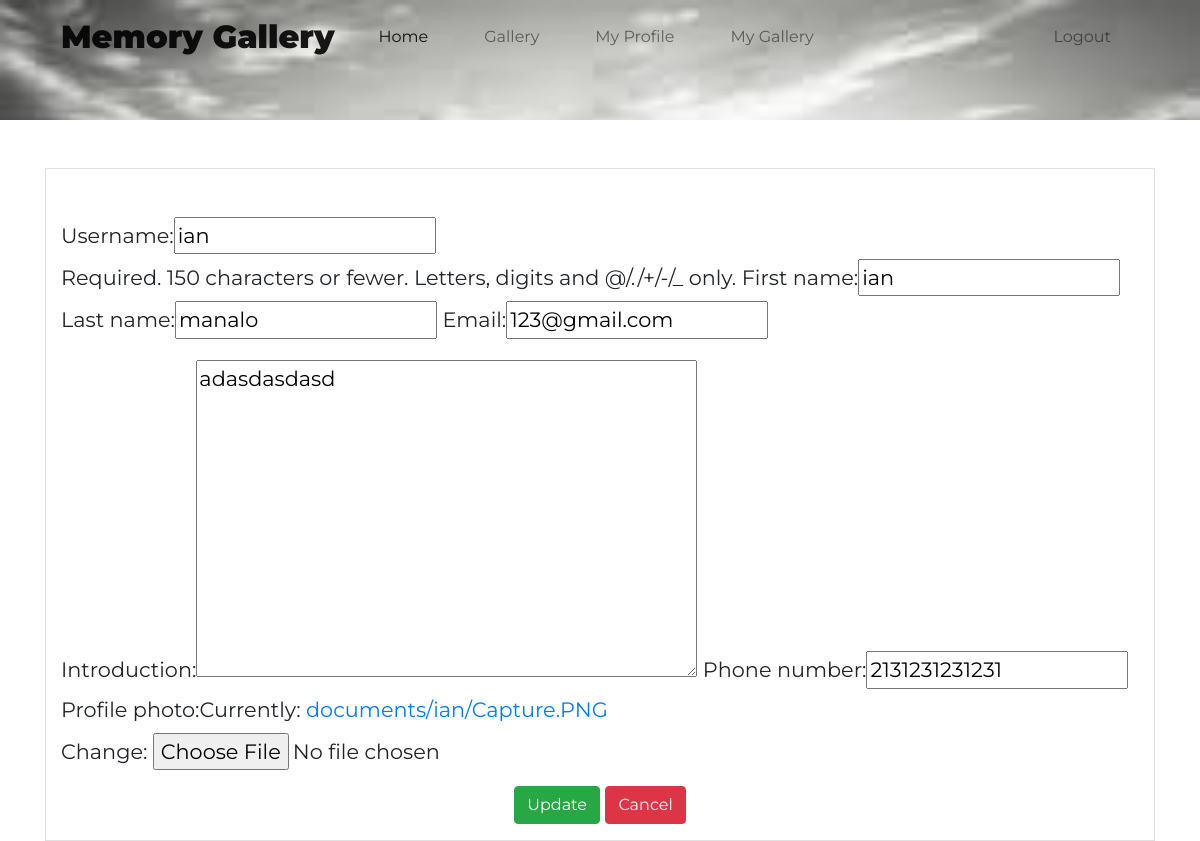
The app's page /myprofile/updateprofile/ (signed in), older data.
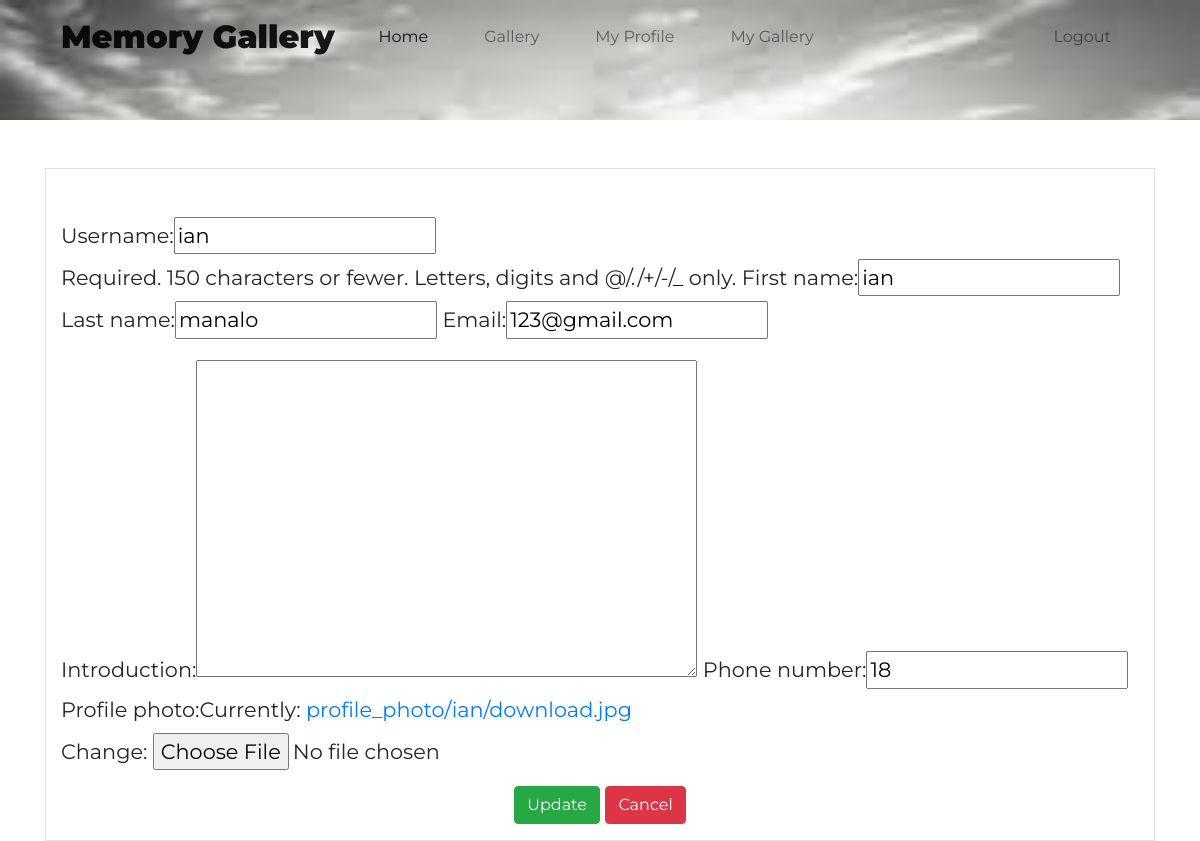
The same page, newer data.
### management/models.py (models this page shows, shortened)
class Profile(models.Model):
    user = models.OneToOneField(User,
                                on_delete=models.CASCADE
                                )
    introduction = models.TextField(blank=True, null=True)
    phone_number = models.IntegerField(blank=True, null=True)
    profile_photo = models.ImageField(upload_to=get_upload_path, default="default.jpg")

### management/views.py (the view)
# urls.py: path('myprofile/updateprofile/', views.updateprofile, name='updateprofile'),
@login_required
def updateprofile(request):
    if request.method == "POST":
        u_form = UserEditForm(request.POST, instance=request.user)
        p_form = ProfileEditForm(request.POST, request.FILES, instance=request.user.profile)
        if u_form.is_valid() and p_form.is_valid():
            u_form.save()
            p_form.save()
            message = messages.success(request, f'Succesfully updated your profile')
            return redirect('management:myprofile')
    else:
        u_form = UserEditForm(instance=request.user)
        p_form = ProfileEditForm(instance=request.user.profile)
        context = {'u_form': u_form, 'p_form': p_form}
    return render(request, 'management/updateprofile.html', context)

### management/forms.py
class UserEditForm(forms.ModelForm):
    email = forms.EmailField()
    class Meta:
        model = User
        fields = [
            'username',
            'first_name',
            'last_name',
            'email',
        ]

class ProfileEditForm(forms.ModelForm):
    class Meta:
        model = Profile
        fields = [
            'introduction',
            'phone_number',
            'profile_photo',
        ]

### management/templates/management/updateprofile.html (shortened to what this page needs)
{% extends 'management/base.html' %}
{% load bootstrap %}
{% load static %}
    {% block content %}
    <div class="container pt-5 pb-3 mt-5 border">
        <form enctype="multipart/form-data" method="POST">
            <p>{{ u_form|bootstrap }}</p>
            <p>{{ p_form|bootstrap }}</p>
            <div class="col text-center p-0">
                    <button type="submit" class="btn btn-success">Update</button>
                    <button type="submit" class="btn btn-danger">Cancel</button>
            </div>
        </form>
    </div>
    {% endblock %}

Row changes from the older to the newer data that the page shows:
changed Profile: introduction "adasdasdasd" → (not shown); phone_number "2131231231231" → "18"
Text that changed along with them:
text no longer shown: "Introduction: Phone number: Profile photo: Currently: documents/ian/Capture.PNG Change:"
text now shown: "Introduction: Phone number: Profile photo: Currently: profile_photo/ian/download.jpg Change:"
